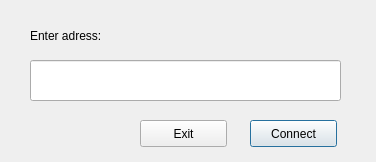
<?xml version="1.0" encoding="UTF-8"?>
<ui version="4.0">
 <class>ConnectDialog</class>
 <widget class="QDialog" name="ConnectDialog">
  <property name="geometry">
   <rect>
    <x>0</x>
    <y>0</y>
    <width>376</width>
    <height>162</height>
   </rect>
  </property>
  <property name="windowTitle">
   <string>Dialog</string>
  </property>
  <widget class="QLineEdit" name="lineEdit">
   <property name="geometry">
    <rect>
     <x>30</x>
     <y>60</y>
     <width>311</width>
     <height>41</height>
    </rect>
   </property>
   <property name="clearButtonEnabled">
    <bool>true</bool>
   </property>
  </widget>
  <widget class="QLabel" name="label">
   <property name="geometry">
    <rect>
     <x>30</x>
     <y>10</y>
     <width>261</width>
     <height>51</height>
    </rect>
   </property>
   <property name="text">
    <string>Enter adress:</string>
   </property>
  </widget>
  <widget class="QPushButton" name="pushButton">
   <property name="geometry">
    <rect>
     <x>250</x>
     <y>120</y>
     <width>87</width>
     <height>27</height>
    </rect>
   </property>
   <property name="text">
    <string>Connect</string>
   </property>
  </widget>
  <widget class="QPushButton" name="pushButton_2">
   <property name="geometry">
    <rect>
     <x>140</x>
     <y>120</y>
     <width>87</width>
     <height>27</height>
    </rect>
   </property>
   <property name="text">
    <string>Exit</string>
   </property>
  </widget>
 </widget>
 <resources/>
 <connections/>
</ui>
